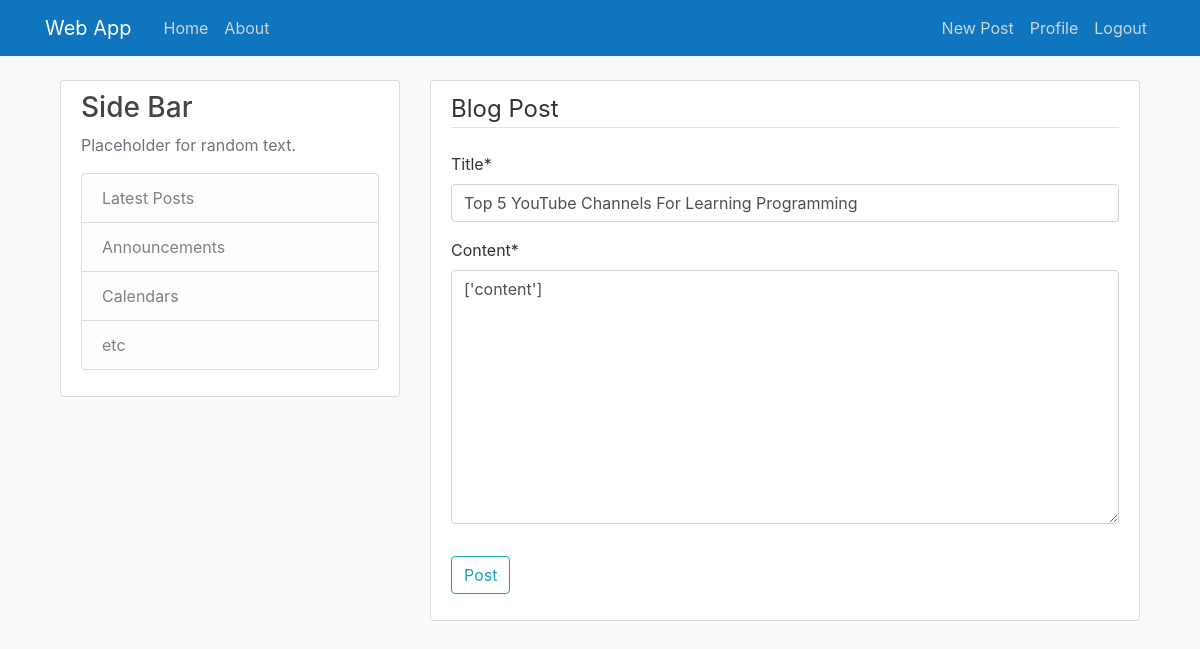
Screenshot of /blog/post/29/update/ (signed in) with the database file from the repository.
### blog/models.py (models this page shows, shortened)
class Post(models.Model):
    title = models.CharField(max_length=100)
    content = models.TextField()
    date_posted = models.DateTimeField(default=timezone.now)
    author = models.ForeignKey(User, on_delete=models.CASCADE)

### blog/views.py (the view, shortened to what this page needs)
# urls.py: path('post/<int:pk>/update/', PostUpdateView.as_view(), name='post-update'),
class PostUpdateView(LoginRequiredMixin, UserPassesTestMixin, UpdateView):
    model = Post
    fields = ['title', 'content']
    def test_func(self):
        post = self.get_object()
        return self.request.user == post.author

### blog/templates/blog/post_form.html (shortened to what this page needs)
{% extends 'blog/base.html' %}
{% load crispy_forms_tags %}
{% block content %}
<div class="content-section">
    <form method="POST">
        <fieldset class="form-group">
            <legend class="border-bottom mb-4">Blog Post</legend>
            {{ form|crispy }}
        </fieldset>
        <div class="form-group">
            <button class="btn btn-outline-info" type="submit">Post</button>
        </div>
    </form>
</div>
{% endblock %}

### blog/static/blog/main.css (style rules this page uses)
body { background: #fafafa; color: #333333; margin-top: 5rem; }
.content-section { background: #ffffff; padding: 10px 20px; border: 1px solid #dddddd; border-radius: 3px; margin-bottom: 20px; }

### rows the page displays
Post: title "Top 5 YouTube Channels For Learning Programming", content "['content']"
